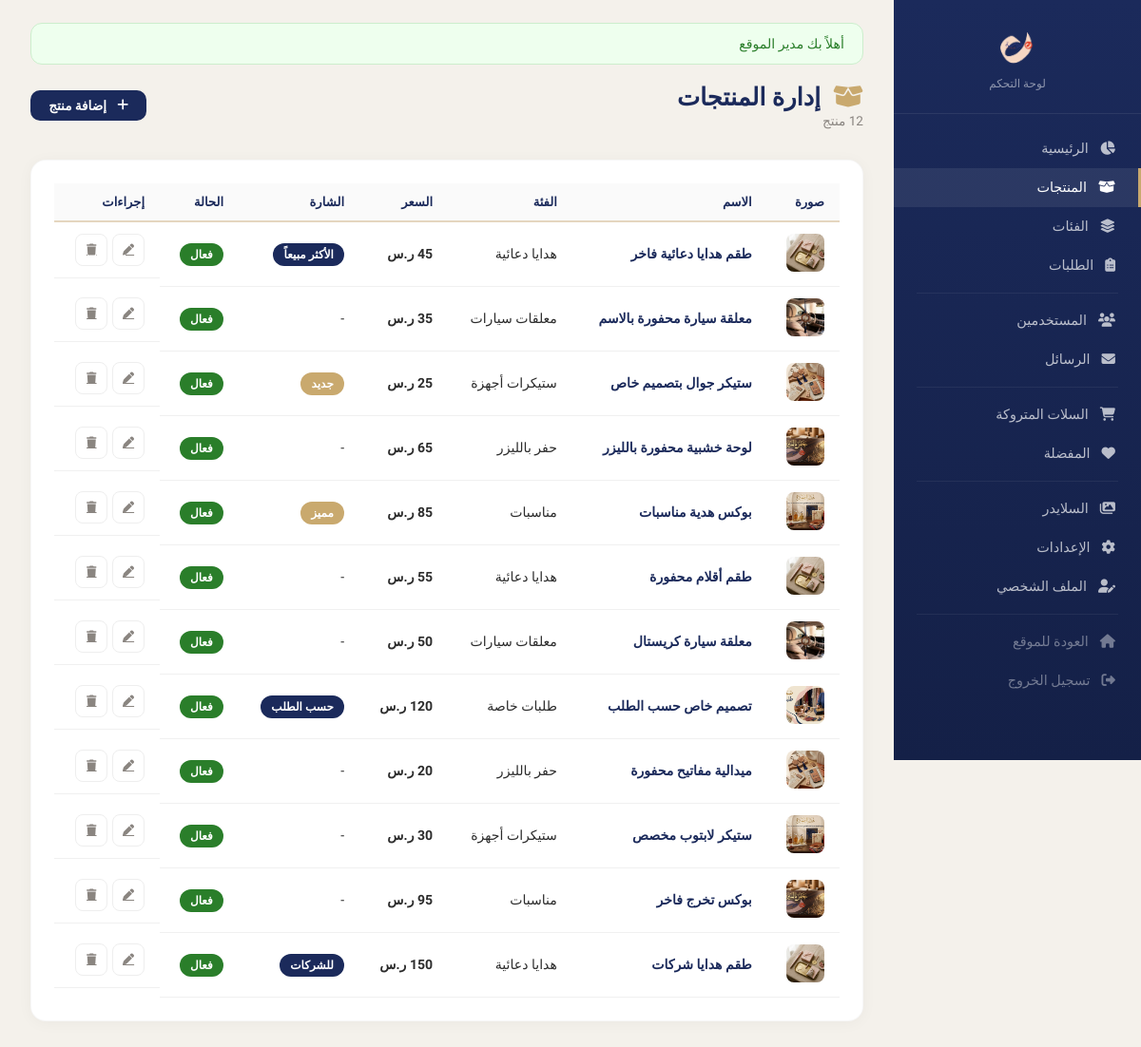
/admin/products.php (signed in), run on the app's committed database.
### tables this page shows
CREATE TABLE IF NOT EXISTS `products` (
  `id` INT UNSIGNED AUTO_INCREMENT PRIMARY KEY,
  `name` VARCHAR(200) NOT NULL,
  `description` TEXT DEFAULT NULL,
  `price` DECIMAL(10,2) NOT NULL,
  `image` VARCHAR(255) DEFAULT NULL,
  `category_id` INT UNSIGNED NOT NULL,
  `badge` VARCHAR(50) DEFAULT NULL,
  `badge_color` VARCHAR(20) DEFAULT NULL,
  `time` VARCHAR(50) DEFAULT NULL,
  `is_active` TINYINT(1) DEFAULT 1,
  `is_bestseller` TINYINT(1) DEFAULT 0,
  `sort_order` INT DEFAULT 0,
  `created_at` DATETIME DEFAULT CURRENT_TIMESTAMP,
  `updated_at` DATETIME DEFAULT CURRENT_TIMESTAMP ON UPDATE CURRENT_TIMESTAMP,
  FOREIGN KEY (`category_id`) REFERENCES `categories`(`id`) ON DELETE CASCADE
);

### classes/Database.php (called while the page is built, shortened)
<?php
class Database {
    private static ?PDO $instance = null;
    public static function getInstance(): PDO {
        if (self::$instance === null) {
            try {
                $dsn = 'mysql:host=' . DB_HOST . ';dbname=' . DB_NAME . ';charset=' . DB_CHARSET;
                self::$instance = new PDO($dsn, DB_USER, DB_PASS, [
                    PDO::ATTR_ERRMODE            => PDO::ERRMODE_EXCEPTION,
                    PDO::ATTR_DEFAULT_FETCH_MODE  => PDO::FETCH_ASSOC,
                    PDO::ATTR_EMULATE_PREPARES    => false,
                    PDO::MYSQL_ATTR_INIT_COMMAND  => "SET NAMES utf8mb4 COLLATE utf8mb4_unicode_ci"
                ]);
            } catch (PDOException $e) {
                die('خطأ في الاتصال بقاعدة البيانات: ' . $e->getMessage());
            }
        }
        return self::$instance;
    }
}

### classes/Product.php (called while the page is built, shortened)
<?php
require_once __DIR__ . '/Database.php';
class Product {
    private PDO $db;
    public function __construct() {
        $this->db = Database::getInstance();
    }
    public function getAll(bool $activeOnly = true): array {
        $sql = "SELECT p.*, c.key_name as category_key, c.label as cat_label
                FROM products p
                JOIN categories c ON p.category_id = c.id";
        $sql .= " ORDER BY p.sort_order ASC";
        $products = $this->db->query($sql)->fetchAll();
        foreach ($products as &$p) {
            $p['customFields'] = $this->getCustomFields($p['id']);
        }
        return $products;
    }
    public function getCustomFields(int $productId): array {
        $stmt = $this->db->prepare("SELECT * FROM product_custom_fields WHERE product_id = ? ORDER BY sort_order ASC");
        $stmt->execute([$productId]);
        return $stmt->fetchAll();
    }
}

### includes/functions.php (called while the page is built, shortened)
<?php
function clean(string $str): string {
    return htmlspecialchars(trim($str), ENT_QUOTES, 'UTF-8');
}

### classes/Category.php (called while the page is built, shortened)
<?php
require_once __DIR__ . '/Database.php';
class Category {
    private PDO $db;
    public function __construct() {
        $this->db = Database::getInstance();
    }
    public function getAll(bool $activeOnly = true): array {
        $sql = "SELECT * FROM categories";
        $sql .= " ORDER BY sort_order ASC";
        return $this->db->query($sql)->fetchAll();
    }
}

### admin/products.php (the view, shortened to what this page needs)
<?php
require_once __DIR__ . '/../classes/Product.php';
require_once __DIR__ . '/../classes/Category.php';
$productModel = new Product();
$categoryModel = new Category();
$products = $productModel->getAll(false);
$categories = $categoryModel->getAll(false);
$catMap = [];
foreach ($categories as $c) $catMap[$c['id']] = $c['label'];
require_once __DIR__ . '/includes/header.php';
?>
<div class="admin-topbar">
  <div><h1><i class="fa-solid fa-box-open" style="margin-left:0.4rem;color:var(--admin-gold);"></i> إدارة المنتجات</h1><span class="breadcrumb-text"><?= count($products) ?> منتج</span></div>
  <div class="admin-topbar-actions"><a href="product_form.php" class="btn-admin btn-admin--primary"><i class="fa-solid fa-plus" style="margin-left:0.3rem;"></i> إضافة منتج</a></div>
</div>
<div class="admin-card">
  <?php if (empty($products)): ?>
  <div class="empty-state"><i class="fa-solid fa-box-open" style="font-size:40px;opacity:0.15;display:block;margin-bottom:0.5rem;"></i><p>لا توجد منتجات بعد</p><a href="product_form.php" class="btn-admin btn-admin--primary" style="margin-top:1rem;"><i class="fa-solid fa-plus" style="margin-left:0.3rem;"></i> إضافة أول منتج</a></div>
  <?php else: ?>
  <div class="table-responsive">
    <table class="admin-table">
      <thead><tr><th>صورة</th><th>الاسم</th><th>الفئة</th><th>السعر</th><th>الشارة</th><th>الحالة</th><th>إجراءات</th></tr></thead>
      <tbody>
        <?php foreach ($products as $p): ?>
        <tr>
          <td><?php if ($p['image']): ?><img src="../<?= htmlspecialchars($p['image']) ?>" class="thumb" alt=""><?php else: ?><span style="color:#ccc;"><i class="fa-solid fa-image" style="font-size:20px;"></i></span><?php endif; ?></td>
          <td style="font-weight:600;color:var(--admin-navy);"><?= clean($p['name']) ?></td>
          <td><?= $catMap[$p['category_id']] ?? '-' ?></td>
          <td style="font-weight:700;"><?= number_format($p['price'], 0) ?> ر.س</td>
          <td><?= $p['badge'] ? '<span class="badge" style="background:' . ($p['badge_color'] ?: 'var(--admin-navy)') . ';">' . clean($p['badge']) . '</span>' : '-' ?></td>
          <td><?= $p['is_active'] ? '<span class="badge bg-success">فعال</span>' : '<span class="badge" style="background:#ccc;">معطل</span>' ?></td>
          <td style="display:flex;gap:0.3rem;">
            <a href="product_form.php?id=<?= $p['id'] ?>" class="btn-admin--icon" title="تعديل"><i class="fa-solid fa-pen" style="font-size:12px;"></i></a>
            <a href="products.php?delete=<?= $p['id'] ?>" class="btn-admin--icon" onclick="return confirm('حذف هذا المنتج؟')" title="حذف"><i class="fa-solid fa-trash" style="font-size:12px;"></i></a>
          </td>
        </tr>
        <?php endforeach; ?>
      </tbody>
    </table>
  </div>
  <?php endif; ?>
</div>
<?php require_once __DIR__ . '/includes/footer.php'; ?>

### admin/css/admin.css (style rules this page uses)
:root { --admin-navy: #1B2A5B; --admin-navy-light: #2A3F7E; --admin-gold: #C9A96E; --admin-red: #D63B2F; --admin-bg: #F4F1EB; --admin-card: #FFFFFF; --admin-sidebar: #1B2A5B; --admin-text: #2C2C2C; --admin-gray: #8A8580; --admin-border: #E5D6BF; --admin-radius: 16px; --admin-shadow: 0 2px 16px rgba(0, 0, 0, 0.04); }
* { margin: 0; padding: 0; box-sizing: border-box; }
body { font-family: 'Tajawal', sans-serif; background: var(--admin-bg); color: var(--admin-text); direction: rtl; text-align: right; min-height: 100vh; }
.admin-topbar { display: flex; align-items: center; justify-content: space-between; margin-bottom: 2rem; flex-wrap: wrap; gap: 1rem; }
.admin-topbar h1 { font-weight: 800; color: var(--admin-navy); font-size: 1.6rem; }
.admin-topbar .breadcrumb-text { color: var(--admin-gray); font-size: 0.85rem; }
.admin-topbar-actions { display: flex; gap: 0.5rem; align-items: center; }
.admin-card { background: var(--admin-card); border-radius: var(--admin-radius); box-shadow: var(--admin-shadow); padding: 1.5rem; margin-bottom: 1.5rem; border: 1px solid rgba(0, 0, 0, 0.03); }
.admin-table { width: 100%; border-collapse: collapse; }
.admin-table th { background: #FAFAFA; padding: 0.75rem 1rem; font-weight: 600; color: var(--admin-navy); font-size: 0.82rem; text-align: right; border-bottom: 2px solid var(--admin-border); }
.admin-table td { padding: 0.75rem 1rem; border-bottom: 1px solid #f0f0f0; font-size: 0.88rem; vertical-align: middle; }
.admin-table img.thumb { width: 40px; height: 40px; object-fit: cover; border-radius: 8px; }
.btn-admin { display: inline-flex; align-items: center; gap: 0.4rem; padding: 0.5rem 1.2rem; border: none; border-radius: 10px; font-family: 'Tajawal', sans-serif; font-weight: 600; font-size: 0.85rem; cursor: pointer; transition: all 0.2s; text-decoration: none; }
.btn-admin--primary { background: var(--admin-navy); color: #fff; }
.btn-admin--icon { width: 34px; height: 34px; padding: 0; display: inline-flex; align-items: center; justify-content: center; border-radius: 8px; border: 1px solid #eee; background: #fff; color: var(--admin-gray); cursor: pointer; transition: 0.2s; }
.badge { font-family: 'Tajawal', sans-serif; font-weight: 600; font-size: 0.75rem; padding: 0.3rem 0.7rem; border-radius: 50px; color: #fff; }
.bg-success { background: #2A7E2A !important; }
.table-responsive { overflow-x: auto; }

### data on the page
products: image (picture), name "طقم هدايا دعائية فاخر", category "هدايا دعائية", price "45", badge "الأكثر مبيعاً", is_active "فعال"
products: image (picture), name "معلقة سيارة محفورة بالاسم", category "معلقات سيارات", price "35", is_active "فعال"
products: image (picture), name "ستيكر جوال بتصميم خاص", category "ستيكرات أجهزة", price "25", badge "جديد", is_active "فعال"
products: image (picture), name "لوحة خشبية محفورة بالليزر", category "حفر بالليزر", price "65", is_active "فعال"
products: image (picture), name "بوكس هدية مناسبات", category "مناسبات", price "85", badge "مميز", is_active "فعال"
products: image (picture), name "طقم أقلام محفورة", category "هدايا دعائية", price "55", is_active "فعال"
products: image (picture), name "معلقة سيارة كريستال", category "معلقات سيارات", price "50", is_active "فعال"
products: image (picture), name "تصميم خاص حسب الطلب", category "طلبات خاصة", badge "حسب الطلب", is_active "فعال"
products: image (picture), name "ميدالية مفاتيح محفورة", category "حفر بالليزر", price "20", is_active "فعال"
products: image (picture), name "ستيكر لابتوب مخصص", category "ستيكرات أجهزة", price "30", is_active "فعال"
products: image (picture), name "بوكس تخرج فاخر", category "مناسبات", price "95", is_active "فعال"
products: image (picture), name "طقم هدايا شركات", category "هدايا دعائية", badge "للشركات", is_active "فعال"

### other printed values
$flash['message'] "أهلاً بك مدير الموقع"
